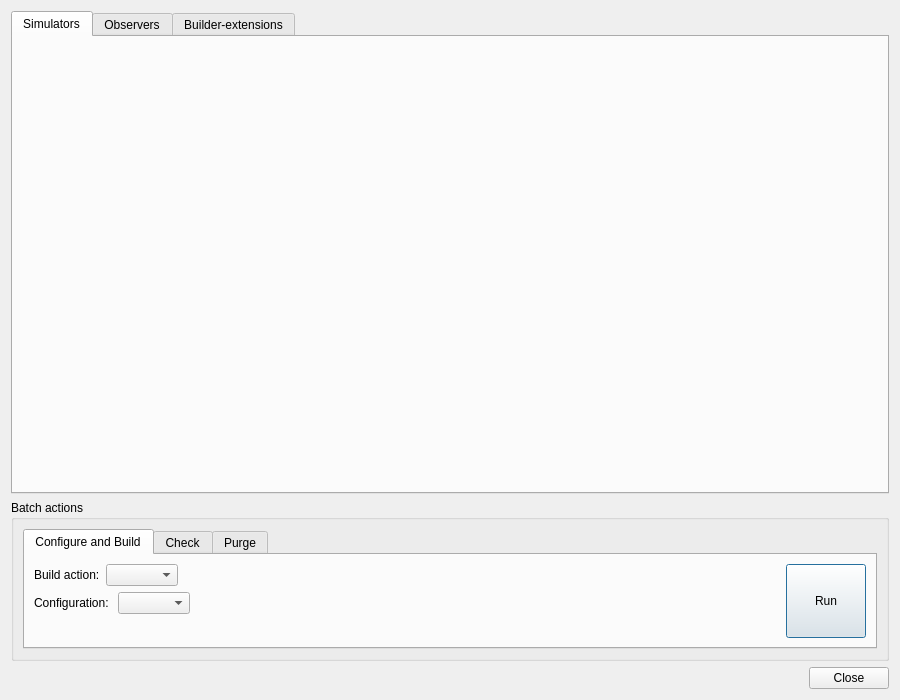
<?xml version="1.0" encoding="UTF-8"?>
<ui version="4.0">
 <class>WorkspaceDevDashboardDialog</class>
 <widget class="QDialog" name="WorkspaceDevDashboardDialog">
  <property name="geometry">
   <rect>
    <x>0</x>
    <y>0</y>
    <width>900</width>
    <height>700</height>
   </rect>
  </property>
  <property name="windowTitle">
   <string notr="true">Dialog</string>
  </property>
  <layout class="QVBoxLayout" name="verticalLayout" stretch="1,0,0">
   <item>
    <widget class="QTabWidget" name="WaresTabWidget">
     <property name="currentIndex">
      <number>0</number>
     </property>
     <widget class="QWidget" name="tab">
      <attribute name="title">
       <string>Simulators</string>
      </attribute>
      <layout class="QVBoxLayout" name="verticalLayout_2">
       <item>
        <widget class="openfluid::ui::waresdev::WorkspaceDevWaresWidget" name="SimulatorsWidget" native="true"/>
       </item>
      </layout>
     </widget>
     <widget class="QWidget" name="tab_2">
      <attribute name="title">
       <string>Observers</string>
      </attribute>
      <layout class="QVBoxLayout" name="verticalLayout_3">
       <item>
        <widget class="openfluid::ui::waresdev::WorkspaceDevWaresWidget" name="ObserversWidget" native="true"/>
       </item>
      </layout>
     </widget>
     <widget class="QWidget" name="tab_3">
      <attribute name="title">
       <string>Builder-extensions</string>
      </attribute>
      <layout class="QVBoxLayout" name="verticalLayout_4">
       <item>
        <widget class="openfluid::ui::waresdev::WorkspaceDevWaresWidget" name="BuilderextsWidget" native="true"/>
       </item>
      </layout>
     </widget>
    </widget>
   </item>
   <item>
    <widget class="QGroupBox" name="ActionsGroupBox">
     <property name="title">
      <string notr="true">Batch actions</string>
     </property>
     <layout class="QHBoxLayout" name="horizontalLayout">
      <item>
       <widget class="QTabWidget" name="ActionsTabWidget">
        <property name="currentIndex">
         <number>0</number>
        </property>
        <widget class="QWidget" name="tab_4">
         <attribute name="title">
          <string>Configure and Build</string>
         </attribute>
         <layout class="QHBoxLayout" name="horizontalLayout_6">
          <item>
           <layout class="QVBoxLayout" name="verticalLayout_6">
            <item>
             <layout class="QHBoxLayout" name="horizontalLayout_2">
              <item>
               <widget class="QLabel" name="label_2">
                <property name="text">
                 <string>Build action:</string>
                </property>
               </widget>
              </item>
              <item>
               <widget class="QComboBox" name="BuildComboBox"/>
              </item>
              <item>
               <spacer name="horizontalSpacer">
                <property name="orientation">
                 <enum>Qt::Horizontal</enum>
                </property>
                <property name="sizeHint" stdset="0">
                 <size>
                  <width>40</width>
                  <height>20</height>
                 </size>
                </property>
               </spacer>
              </item>
             </layout>
            </item>
            <item>
             <layout class="QHBoxLayout" name="horizontalLayout_4">
              <item>
               <widget class="QLabel" name="label">
                <property name="text">
                 <string>Configuration: </string>
                </property>
               </widget>
              </item>
              <item>
               <widget class="QComboBox" name="ConfigComboBox"/>
              </item>
              <item>
               <spacer name="horizontalSpacer_2">
                <property name="orientation">
                 <enum>Qt::Horizontal</enum>
                </property>
                <property name="sizeHint" stdset="0">
                 <size>
                  <width>40</width>
                  <height>20</height>
                 </size>
                </property>
               </spacer>
              </item>
             </layout>
            </item>
            <item>
             <spacer name="verticalSpacer">
              <property name="orientation">
               <enum>Qt::Vertical</enum>
              </property>
              <property name="sizeHint" stdset="0">
               <size>
                <width>20</width>
                <height>0</height>
               </size>
              </property>
             </spacer>
            </item>
           </layout>
          </item>
          <item>
           <widget class="QPushButton" name="ConfigureBuildRunButton">
            <property name="sizePolicy">
             <sizepolicy hsizetype="Minimum" vsizetype="Minimum">
              <horstretch>0</horstretch>
              <verstretch>0</verstretch>
             </sizepolicy>
            </property>
            <property name="text">
             <string>Run</string>
            </property>
           </widget>
          </item>
         </layout>
        </widget>
        <widget class="QWidget" name="tab_6">
         <attribute name="title">
          <string>Check</string>
         </attribute>
         <layout class="QHBoxLayout" name="horizontalLayout_7">
          <item>
           <layout class="QVBoxLayout" name="verticalLayout_5">
            <item>
             <widget class="QCheckBox" name="WareshubCheckBox">
              <property name="text">
               <string>wareshub.json file</string>
              </property>
             </widget>
            </item>
            <item>
             <widget class="QCheckBox" name="ReadmeCheckBox">
              <property name="text">
               <string>README file</string>
              </property>
             </widget>
            </item>
            <item>
             <widget class="QCheckBox" name="LicenseCheckBox">
              <property name="text">
               <string>LICENSE file</string>
              </property>
             </widget>
            </item>
           </layout>
          </item>
          <item>
           <spacer name="horizontalSpacer_4">
            <property name="orientation">
             <enum>Qt::Horizontal</enum>
            </property>
            <property name="sizeHint" stdset="0">
             <size>
              <width>40</width>
              <height>20</height>
             </size>
            </property>
           </spacer>
          </item>
          <item>
           <layout class="QHBoxLayout" name="horizontalLayout_5">
            <item>
             <widget class="QPushButton" name="CheckRunButton">
              <property name="sizePolicy">
               <sizepolicy hsizetype="Minimum" vsizetype="Minimum">
                <horstretch>0</horstretch>
                <verstretch>0</verstretch>
               </sizepolicy>
              </property>
              <property name="text">
               <string>Run</string>
              </property>
             </widget>
            </item>
           </layout>
          </item>
         </layout>
        </widget>
        <widget class="QWidget" name="tab_5">
         <attribute name="title">
          <string>Purge</string>
         </attribute>
         <layout class="QHBoxLayout" name="horizontalLayout_8">
          <item>
           <layout class="QVBoxLayout" name="verticalLayout_7">
            <item>
             <widget class="QCheckBox" name="CurrentVersionCheckBox">
              <property name="text">
               <string notr="true">CurrentVersionCheckBox</string>
              </property>
             </widget>
            </item>
            <item>
             <widget class="QCheckBox" name="OtherVersionsCheckBox">
              <property name="text">
               <string notr="true">OtherVersionsCheckBox</string>
              </property>
             </widget>
            </item>
            <item>
             <spacer name="verticalSpacer_2">
              <property name="orientation">
               <enum>Qt::Vertical</enum>
              </property>
              <property name="sizeHint" stdset="0">
               <size>
                <width>20</width>
                <height>0</height>
               </size>
              </property>
             </spacer>
            </item>
           </layout>
          </item>
          <item>
           <spacer name="horizontalSpacer_5">
            <property name="orientation">
             <enum>Qt::Horizontal</enum>
            </property>
            <property name="sizeType">
             <enum>QSizePolicy::Fixed</enum>
            </property>
            <property name="sizeHint" stdset="0">
             <size>
              <width>20</width>
              <height>20</height>
             </size>
            </property>
           </spacer>
          </item>
          <item>
           <layout class="QVBoxLayout" name="verticalLayout_8">
            <item>
             <widget class="QCheckBox" name="ReleaseModeCheckBox">
              <property name="text">
               <string notr="true">ReleaseModeCheckBox</string>
              </property>
             </widget>
            </item>
            <item>
             <widget class="QCheckBox" name="DebugModeCheckBox">
              <property name="text">
               <string notr="true">DebugModeCheckBox</string>
              </property>
             </widget>
            </item>
            <item>
             <spacer name="verticalSpacer_3">
              <property name="orientation">
               <enum>Qt::Vertical</enum>
              </property>
              <property name="sizeHint" stdset="0">
               <size>
                <width>20</width>
                <height>0</height>
               </size>
              </property>
             </spacer>
            </item>
           </layout>
          </item>
          <item>
           <spacer name="horizontalSpacer_3">
            <property name="orientation">
             <enum>Qt::Horizontal</enum>
            </property>
            <property name="sizeHint" stdset="0">
             <size>
              <width>40</width>
              <height>20</height>
             </size>
            </property>
           </spacer>
          </item>
          <item>
           <widget class="QPushButton" name="PurgeRunButton">
            <property name="sizePolicy">
             <sizepolicy hsizetype="Minimum" vsizetype="Minimum">
              <horstretch>0</horstretch>
              <verstretch>0</verstretch>
             </sizepolicy>
            </property>
            <property name="text">
             <string>Run</string>
            </property>
           </widget>
          </item>
         </layout>
        </widget>
       </widget>
      </item>
     </layout>
    </widget>
   </item>
   <item>
    <widget class="QDialogButtonBox" name="ButtonBox">
     <property name="orientation">
      <enum>Qt::Horizontal</enum>
     </property>
     <property name="standardButtons">
      <set>QDialogButtonBox::Close</set>
     </property>
    </widget>
   </item>
  </layout>
 </widget>
 <customwidgets>
  <customwidget>
   <class>openfluid::ui::waresdev::WorkspaceDevWaresWidget</class>
   <extends>QWidget</extends>
   <header location="global">openfluid/ui/waresdev/WorkspaceDevWaresWidget.hpp</header>
   <container>1</container>
  </customwidget>
 </customwidgets>
 <resources/>
 <connections/>
</ui>
